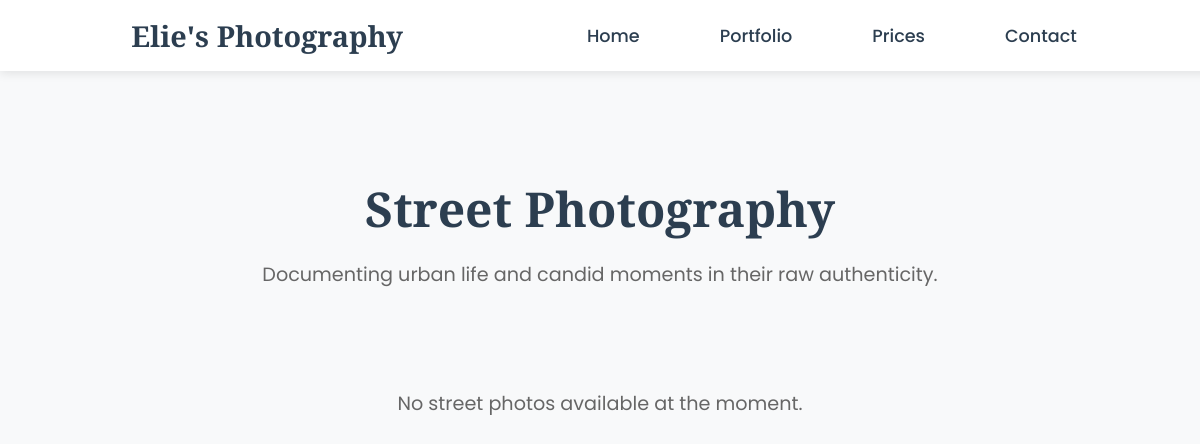
/street, run on an earlier commit of the app's database.
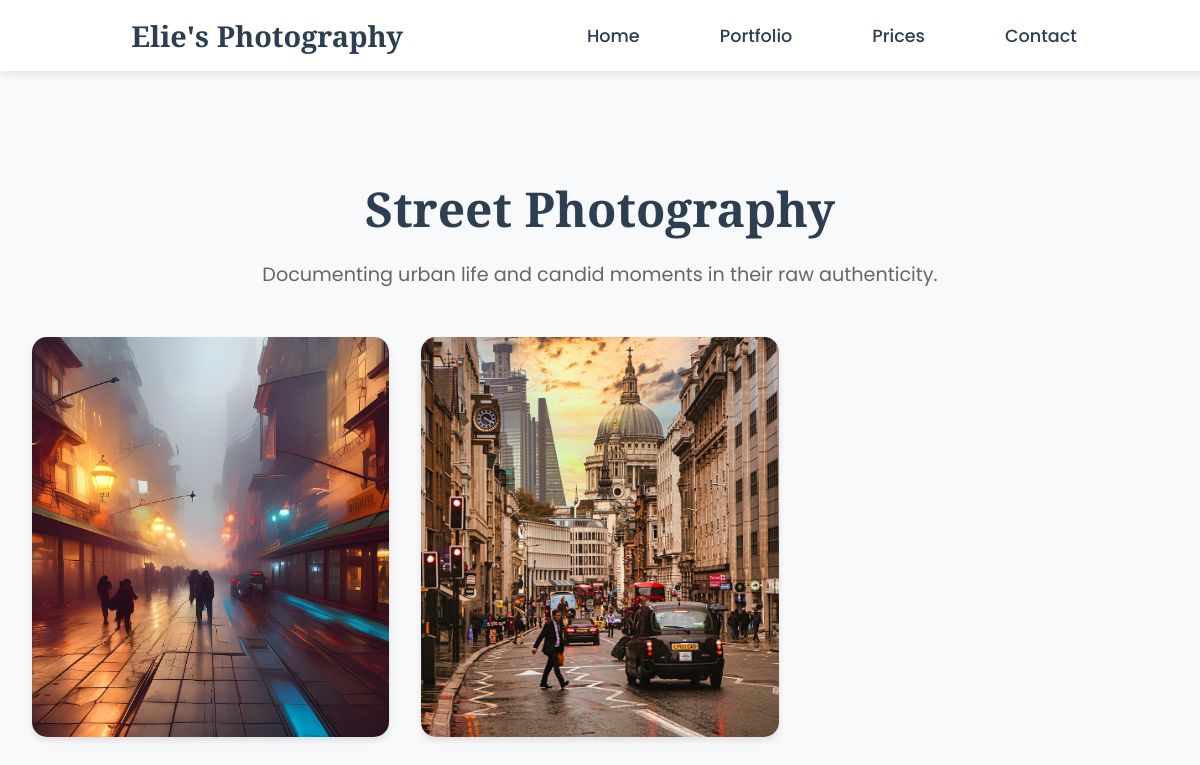
And on a later commit of the database.
### photo/models.py (models this page shows, shortened)
class Photos(models.Model):
    CATEGORY_CHOICES = [
        ('portrait', 'Portrait'),
        ('wedding', 'Wedding'),
        ('nature', 'Nature'),
        ('street', 'Street'),
        ('document', 'Documentary')
    ]
    photo = models.ImageField(null=True, upload_to='images/')
    category = models.CharField(max_length=20, choices=CATEGORY_CHOICES, default='portrait')
    title = models.CharField(max_length=100, blank=True)

### photo/views.py (the view)
# urls.py: path('street',views.street,name='street'),
def street(request:HttpRequest):
    street_photos = models.Photos.objects.filter(category='street')
    context = {
        'street_photos': street_photos,
        'section_title': 'Street Photography',
        'section_description': 'Documenting urban life and candid moments in their raw authenticity.'
    }
    return render(request,'photo/street.html', context=context)

### photo/templates/photo/street.html (shortened to what this page needs)
{% extends 'base.html' %}
{% load static %}
{% block content %}
<div class="gallery-container">
    <h1 class="section-title">{{ section_title }}</h1>
    <p class="section-description">{{ section_description }}</p>
    <div class="photo-grid">
        {% for photo in street_photos %}
        <div class="photo-item">
            <img src="{{ photo.photo.url }}" alt="{{ photo.title }}" class="gallery-image">
        </div>
        {% empty %}
        <p class="no-photos">No street photos available at the moment.</p>
        {% endfor %}
    </div>
</div>
{% endblock content %}

What changed in the data, as far as the page shows it:
added Photos: photo (picture)
added Photos: photo (picture)
Also different on the page:
text no longer shown: "No street photos available at the moment."
